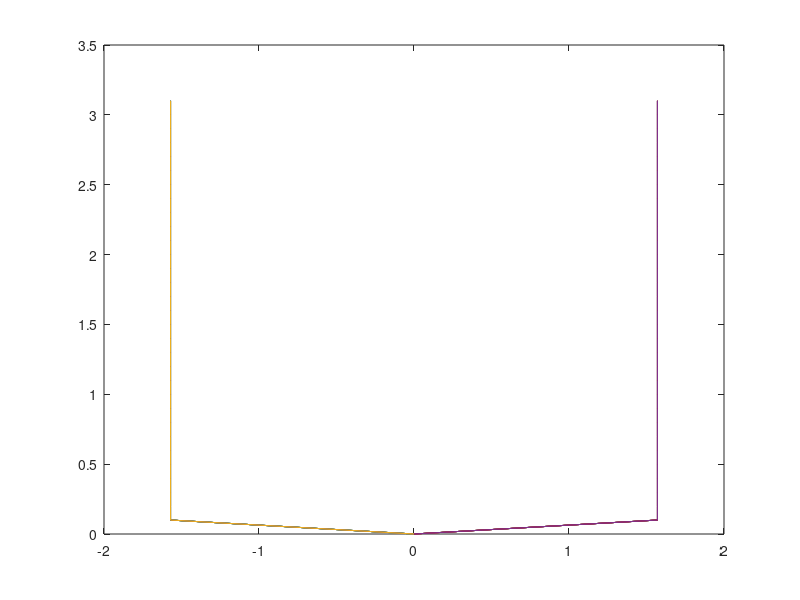

MATLAB code to generate this figure:
[X,Y] = meshgrid(0:0.1:pi ,-0:0.1:pi );
%k=1;
A = 1*(11680 + 730320*(cos(X)).^2).*(sin(Y)).^2;
k= [0,0.2,0.5,0.7,1,1.4];
for i = 1:5
    Z= (11680 + 730320.*i.*(cos(X)).^2).*(sin(Y)).^2;
end

B = Z/A;
C = asin(Z/A);
figure
plot(C,Y)